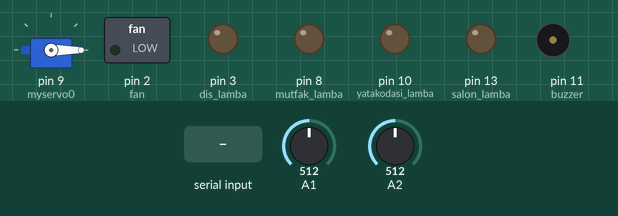
Bench run of a sketch on a simulated Arduino Uno, built with avr-gcc and run on an emulated ATmega328P. On the bench: servo, switched loads named in the sketch (green lamp = pin HIGH), output pins drawn as LEDs (lit = HIGH), buzzer (waves = sounding). Inputs (shaded band) come from the test bench; at power-on: A1 = 512, A2 = 512. Pins used as bus, display or sensor lines are not drawn.

Above: at 4.7 s.
4.8 s: A1 set to 316
6.3 s: A1 set to 291
At 7.7 s:
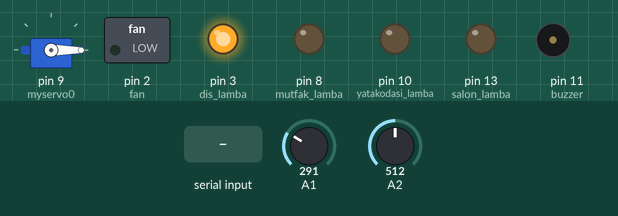
8.0 s: "1" received over Serial
At 8.4 s:
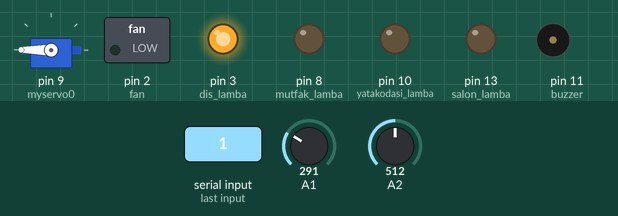
9.5 s: "3" received over Serial
At 10.8 s:
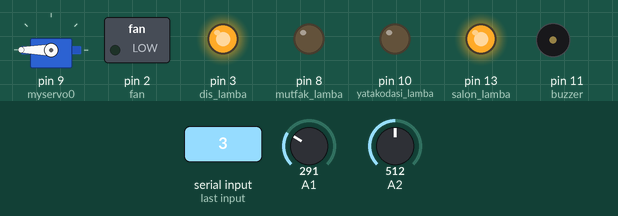
11.1 s: "0" received over Serial
At 12.4 s:
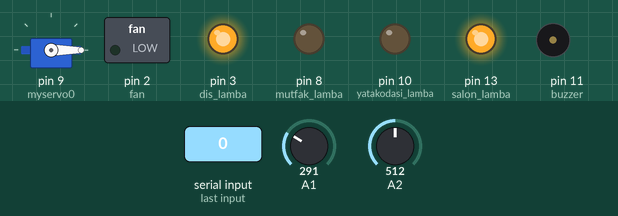
12.7 s: "5" received over Serial
At 13.8 s:
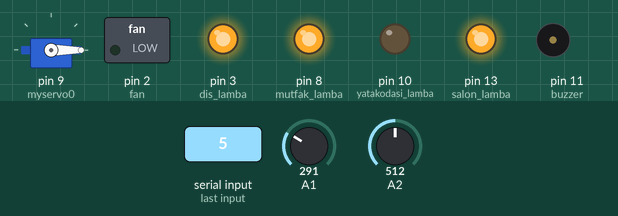
Timing chart, 0 to 15.3 s (numbered marks = the images above; inputs shaded):
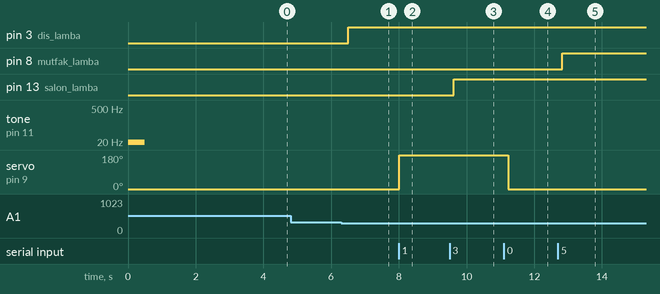

The sketch:

smart_home.ino
```cpp
#include <LiquidCrystal.h> // LCD Kütüphanesi
#include <Servo.h> //Servo Kütüphanesi
#include <math.h> // Matematiksel İşlem Kütüphanesi

// Değişkenlerim
Servo myservo0;
char veri;
int salon_lamba = 13;
int yatakodasi_lamba = 10;
int mutfak_lamba = 8;
int dis_lamba = 3;
int dis_lamba_durum = 0;
int buzzer = 11;
int fan = 2;
int derece = 0;
int ldr_deger = 0;
int esikdeger = 350;
int gazdeger;

void setup() {
  // Kurulum
  pinMode(buzzer, OUTPUT);
  pinMode(mutfak_lamba, OUTPUT);
  pinMode(yatakodasi_lamba, OUTPUT);
  pinMode(salon_lamba, OUTPUT);
  pinMode(dis_lamba, OUTPUT);
  pinMode(fan, OUTPUT);
  tone(buzzer, OUTPUT);
  delay(500);
  noTone(buzzer);
  delay(3000);
  Serial.begin(9600);
  myservo0.attach(9);
  myservo0.write(0);
}

// Buzzer Çalma Fonksiyonu
void BuzzerCal(){
  tone(buzzer, 294);
  delay(400);
  noTone(buzzer);
}

void loop() {
  // Sonsuz Döngü...
   veri = Serial.read();
  // Dış Aydınlatma LDR
  ldr_deger = analogRead(A1);
  if(dis_lamba_durum == 0 && ldr_deger <= 300){
    dis_lamba_durum = 1;
    digitalWrite(dis_lamba, HIGH);
  }

  if(dis_lamba_durum == 1 && ldr_deger >= 700){
    dis_lamba_durum = 0;
    digitalWrite(dis_lamba, LOW);
  }

  // Gelen Değer 0 İse Kapıyı Kapat
  if(veri=='0'){
    for(derece = 180; derece >= 0; derece -= 1){
      myservo0.write(derece);//Motor Döner..
    }
    delay(1000);
  }

  // Gelen Değer 1 İse Kapıyı Aç
  if(veri=='1'){
    for(derece = 0; derece <= 180; derece += 1){
      myservo0.write(derece); //Motor Döner..
    }
    delay(1000);
  }

  // Gelen Değer 3 İse Salon Lambasını Aç
  if(veri=='3'){
    digitalWrite(salon_lamba, HIGH);
    delay(1000);
  }

  //Gelen Değer 4 İse Salon Lambasını Söndür
  if(veri=='4'){
    digitalWrite(salon_lamba, LOW);
    delay(1000);
  }

  //Gelen Değer 5 İse Mutfak Lambası Aç
  if(veri=='5'){
    digitalWrite(mutfak_lamba, HIGH);
    delay(1000);
  }

  //Gelen Değer 6 İse Mutfak Lambası Söndür
  if(veri=='6'){
    digitalWrite(mutfak_lamba, LOW);
    delay(1000);
  }

  //Gelen Değer 7 İse Yatak Odası Lambası Aç
  if(veri=='7'){
    digitalWrite(yatakodasi_lamba, HIGH);
    delay(1000);
  }

  //Gelen Değer 8 İse Yatak Odası Lambası Söndür
  if(veri=='8'){
    digitalWrite(yatakodasi_lamba, LOW);
    delay(1000);
  }

  // Gelen Değer 9 İse Fanı Çalıştır
  if(veri=='A'){
    digitalWrite(fan, HIGH);
    delay(1000);
  }

  //Gelen Değer 10 İse Fanı Kapat
  if(veri=='B'){
    digitalWrite(fan, LOW);
    delay(1000);
  }
  //Gaz alarmı
  gazdeger = analogRead(A2);
  if (gazdeger > esikdeger) {
    digitalWrite(buzzer, HIGH);
    delay(100);

    digitalWrite(buzzer, LOW);
    delay(100);
  }
  else {
    digitalWrite(buzzer, LOW);
  }

  delay(100);
}
```

Measured:
- the behaviour switches between 301 and 300 on A1 (found by bisection; images 0 and 1)
- after the input at 4.8 s, every drawn part: stays the same
- after the input at 6.3 s, pin 3 (dis_lamba): LOW → HIGH after 0.20 s
- after the input at 8.0 s, servo on pin 9 (myservo0): 0° → 180° at once
- after the input at 9.5 s, pin 13 (salon_lamba): LOW → HIGH after 0.12 s
- after the input at 11.1 s, servo on pin 9 (myservo0): 180° → 0° after 0.13 s
- after the input at 12.7 s, pin 8 (mutfak_lamba): LOW → HIGH after 0.13 s
